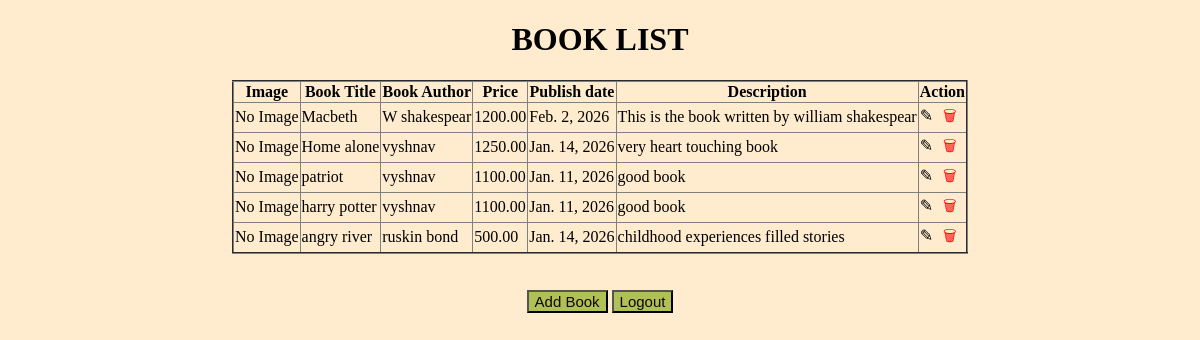
The app's page /viewbook/ (signed in), older data.
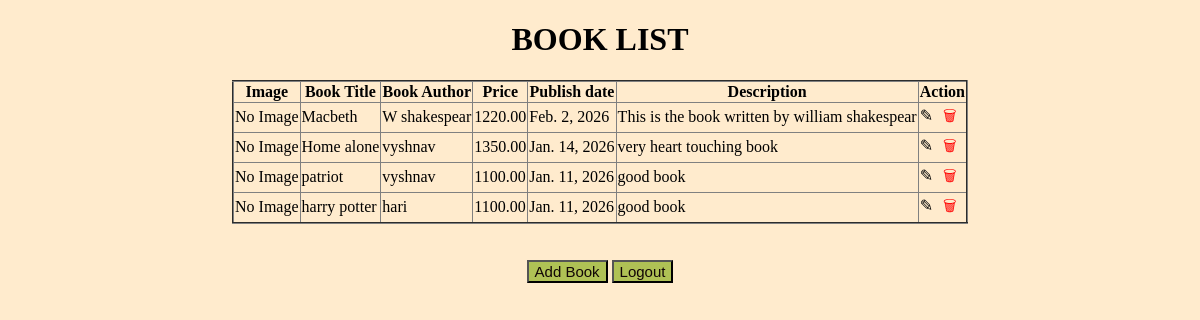
The same page, newer data.
### myapp/models.py (models this page shows, shortened)
class Book(models.Model):
    title=models.CharField(max_length=100)
    author=models.CharField(max_length=100)
    price=models.DecimalField(max_digits=6 ,decimal_places=2)
    pub_date=models.DateField()
    description=models.TextField()
    cover_image=models.ImageField(upload_to='book_covers/',null=True,blank=True)

### myapp/views.py (the view)
# urls.py: path('viewbook/',views.viewbook,name='viewbook'),
@login_required
def viewbook(request):
   a=Book.objects.all()
   return render(request,'viewbook.html',{'book':a})

### myapp/templates/viewbook.html (shortened to what this page needs)
<!DOCTYPE html>
<html lang="en">
<head>
</head>
<body>
    <center>
        <h1>BOOK LIST</h1>
        <table border="2">
            <tr>
                <th>Image</th>
                <th>Book Title</th>
                <th>Book Author</th>
                <th>Price</th>
                <th>Publish date</th>
                <th>Description</th>
                <th>Action</th>
            </tr>
            {% for i in book%}
            <tr>
                <td>{% if i.cover_image %}
                    <img src="{{i.cover_image.url}}" width="100">
                    {% else %}
                    No Image
                    {% endif %}
                </td>
                <td>{{i.title}}</td>
                <td>{{i.author}}</td>
                <td>{{i.price}}</td>
                <td>{{i.pub_date}}</td>
                <td>{{i.description}}</td>
                <td><a href="{% url 'updatebook' i.id%}" style="text-decoration:none;color:black;">✎</a>
                    <form action="{% url 'deletebook' i.id %}" method="POST" style="display: inline;"
                        onsubmit="return confirm('Are you sure you want to delete this book?');">
                        <button type="submit"
                            style="background:none;border:none;color:red; font-size:15px; cursor:pointer;">
                            🗑 </button>
                    </form>
                </td>
            </tr>
            {% endfor%}
        </table><br><br>
        <button><a href="{% url 'addbook'%}">Add Book</a></button>
        <button><a href="{% url 'logout'%}">Logout</a></button>
    </center>
</body>
</html>

Row changes from the older to the newer data that the page shows:
removed Book: shows "No Image", title "angry river", author "ruskin bond", price "500.00", pub_date "Jan. 14, 2026", description "childhood experiences filled stories"
changed Book "Macbeth": price "1200.00" → "1220.00"
changed Book "Home alone": price "1250.00" → "1350.00"
changed Book "harry potter": author "vyshnav" → "hari"
